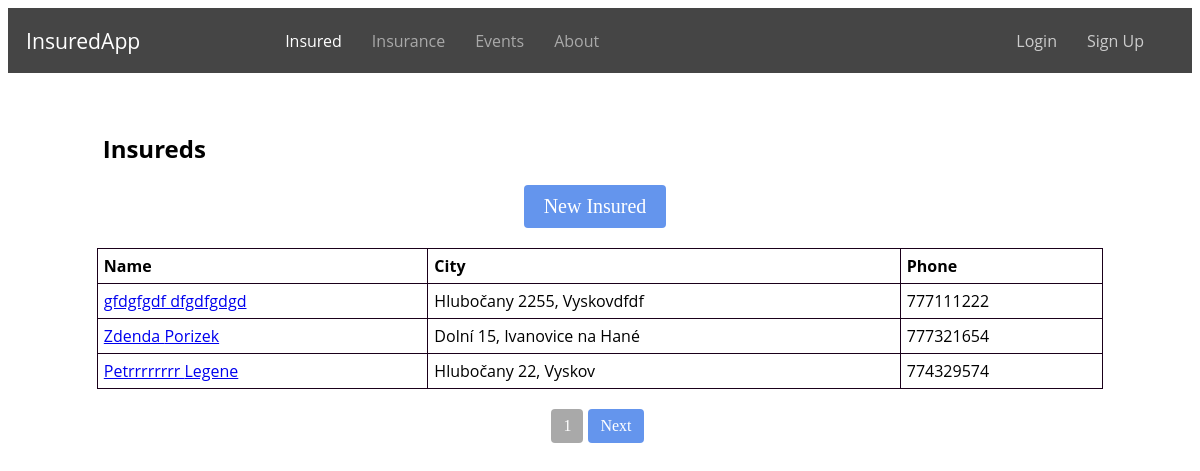
Page /insured/ on the committed database.
### evidence/models.py (models this page shows, shortened)
class Insured(models.Model):
    user = models.ForeignKey(User, on_delete=models.CASCADE, related_name='insured', null=True)
    ROLE_CHOICES = (
        ('insurer', 'Insurer'),
        ('insured', 'Insured'),
    )
    first_name = models.CharField(max_length=100)
    profile_photo = models.ImageField(upload_to='profile_photos', blank=True, null=True)
    last_name = models.CharField(max_length=100)
    email = models.EmailField()
    role = models.CharField(max_length=10, choices=ROLE_CHOICES, null=True)
    street = models.CharField(max_length=100)
    city = models.CharField(max_length=64)
    zipcode = models.CharField(max_length=16)
    phone = models.CharField(max_length=16)
    class Meta:
        ordering = ['id']

### evidence/views.py (the view)
# urls.py: path('insured/', views.insured, name='insured'),
def insured(request):
    insured_list = Insured.objects.prefetch_related('insurance')
    paginator = Paginator(insured_list, 3)
    page_number = request.GET.get('page')
    page_obj = paginator.get_page(page_number)
    return render(request, 'insured.html', {'page_obj': page_obj})

### evidence/templates/insured.html (shortened to what this page needs)
{% extends 'base.html' %}
{% block content %}
    <h2 class="insured-h">Insureds</h2>
    <div class="main-buttons">
        <a href="{% url 'new_insured' %}" class="button button-add">New Insured</a>
    </div>
    <table class="insured-table">
        <thead>
            <tr>
                <th>Name</th>
                <th>City</th>
                <th>Phone</th>
            </tr>
        </thead>
        <tbody>
            {% for insured in page_obj %}
                <tr>
                    <td><a href="{% url 'insured_detail' insured.id %}">{{ insured.first_name }} {{ insured.last_name }}</a></td>
                    <td>{{ insured.street }}, {{ insured.city }}</td>
                    <td>{{ insured.phone }}</td>
                </tr>
            {% endfor %}
        </tbody>
    </table>
    <div class="pagination">
        <span class="current-page">{{ page_obj.number }}</span>
        {% if page_obj.has_next %}
            <a href="?page={{ page_obj.next_page_number }}">Next</a>
        {% endif %}
    </div>
{% endblock %}

### static/css/style.css (style rules this page uses)
.insured-h, .insurances-h, .insured-events-h { margin-top: 5%; margin-left: 8%; font-family: 'Open Sans', sans-serif; }
.button { display: inline-block; padding: 5px 10px; color: #fff; text-decoration: none; font-size: 14px; border-radius: 4px; }
.button-add { background-color: #6495ED; }
.main-buttons { display: flex; justify-content: center; margin-top: 10px; }
.main-buttons .button { margin-right: 10px; font-size: 20px; padding: 10px 20px; }
.insured-table, .policies-table, .insurances-table, .insured-events-table { width: 85%; margin-top: 20px; margin-left: auto; margin-right: auto; border-collapse: collapse; font-family: 'Open Sans', sans-serif; }
.insured-table th, .insured-table td, .policies-table th, .policies-table td, .insurances-table th, .insurances-table td, .insured-events-table th, .insured-events-table td { padding: 6px; border: 1px solid #1a001a; }
.insured-table th, .policies-table th { text-align: left; }
.pagination { display: flex; justify-content: center; margin-top: 20px; }
.pagination a { display: inline-block; padding: 8px 12px; background-color: #6495ED; color: #fff; text-decoration: none; font-size: 16px; border-radius: 4px; margin-right: 5px; }
.pagination .current-page { display: inline-block; padding: 8px 12px; background-color: #A9A9A9; color: #fff; font-size: 16px; border-radius: 4px; margin-right: 5px; }

### rows in the picture
Insured: first_name "gfdgfgdf", last_name "dfgdfgdgd", street "Hlubočany 2255", city "Vyskovdfdf", phone "777111222"
Insured: first_name "Zdenda", last_name "Porizek", street "Dolní 15", city "Ivanovice na Hané", phone "777321654"
Insured: first_name "Petrrrrrrrr", last_name "Legene", street "Hlubočany 22", city "Vyskov", phone "774329574"

### other values in the picture
{{ page_obj.number }} "1"
